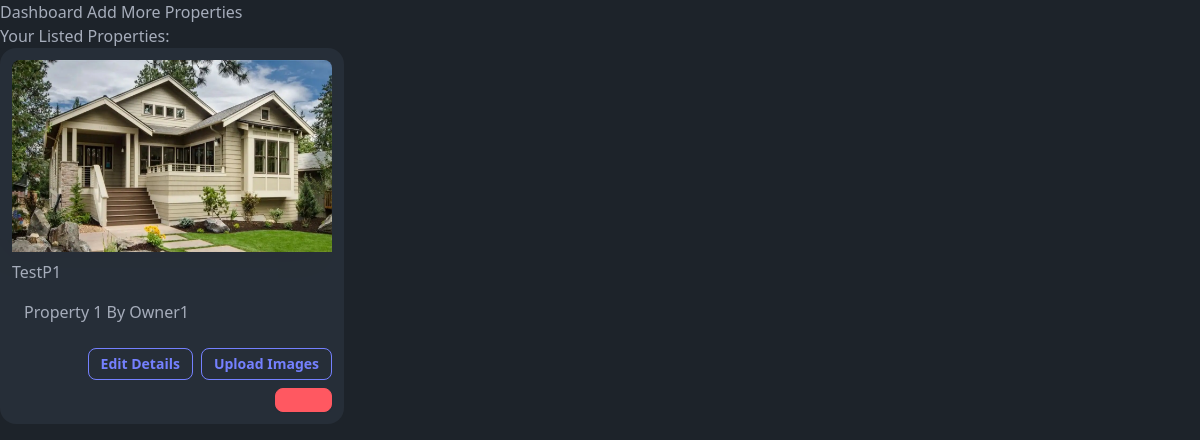
The app's page /admin/manage_properties.php (signed in) with its own data.
### tables this page shows
CREATE TABLE `propertyimages` (
  `image_id` int(11) NOT NULL,
  `property_id` int(11) NOT NULL,
  `image_url` varchar(255) NOT NULL
);

CREATE TABLE `properties` (
  `property_id` int(11) NOT NULL,
  `property_name` varchar(100) NOT NULL,
  `address` varchar(255) NOT NULL,
  `city` varchar(100) NOT NULL,
  `state` varchar(100) NOT NULL,
  `country` varchar(100) NOT NULL,
  `description` text DEFAULT NULL,
  `total_rooms` int(11) NOT NULL,
  `admin_id` int(11) NOT NULL
);

### src/admin/manage_properties.php (the view, shortened to what this page needs)
<?php
@include "../conn.php";
if (isset($_SESSION['UserID'])) {
    $userID = $_SESSION['UserID'];
    $sql = "SELECT * FROM Properties WHERE admin_id = '$userID'";
    $result = mysqli_query($connection, $sql);
} else {
    header("Location: ../login.php");
    exit();
}
?>
<!DOCTYPE html>
<html lang="en" data-theme="dark">
<head>
    <link href="https://cdn.jsdelivr.net/npm/daisyui@4.4.19/dist/full.min.css" rel="stylesheet" type="text/css" />
</head>
<body>
    <a href="dashboard.php">Dashboard</a>
    <a href="add_property.php">Add More Properties</a>
    <h2>Your Listed Properties:</h2>
    <div class='grid grid-cols-3 gap-2'>
    <?php
while ($property = mysqli_fetch_assoc($result)) {
    echo "<div class='card bg-base-100 shadow-xl image-full rounded-sm w-80 h-48'>";
    $property_id = $property['property_id'];
    $imageQuery = "SELECT Image_URL FROM PropertyImages WHERE property_id = '$property_id'";
    $imageResult = mysqli_query($connection, $imageQuery);
    echo "<div class='card-body p-3'>";
    echo '<div class="carousel w-80 h-48">';
    while ($image = mysqli_fetch_assoc($imageResult)) {
        echo "<div class='carousel-item'>";
        echo "<figure class='w-80 h-max object-cover'>";
        echo "<img class='rounded-lg' src='" . $image['Image_URL'] . "' alt='Property Image'>";
        echo "</figure>";
        echo "</div>";
    }
    echo '</div>';
    echo "<h2>" . $property['property_name'] . "</h2>";
    echo "<p class='px-3 pt-2 mb-4'>" . $property['description'] . "</p>";
    echo "<div class='card-actions justify-end'>";
    echo "<a class='btn btn-primary btn-outline btn-sm' href='edit_property.php?property_id=" . $property['property_id'] . "'>Edit Details</a> ";
    echo "<a class='btn btn-primary btn-outline btn-sm' href='handle_image_upload.php?property_id=" . $property['property_id'] . "'>Upload Images</a></div>";
    echo '<form action="delete_property.php" method="POST">';
    echo "<div class='card-actions justify-end'>";
    echo '<input class="btn btn-error btn-xs text-error" type="submit" name="delete_property" value="Delete">';
    echo '</form>';
    echo "</div>";
    echo "</div>";
    echo "</div>";
}
?>
    <script src="https://cdn.tailwindcss.com"></script>
</body>
</html>

### records on screen
properties: property_name "TestP1", description "Property 1 By Owner1"
propertyimages: image_url (picture)
